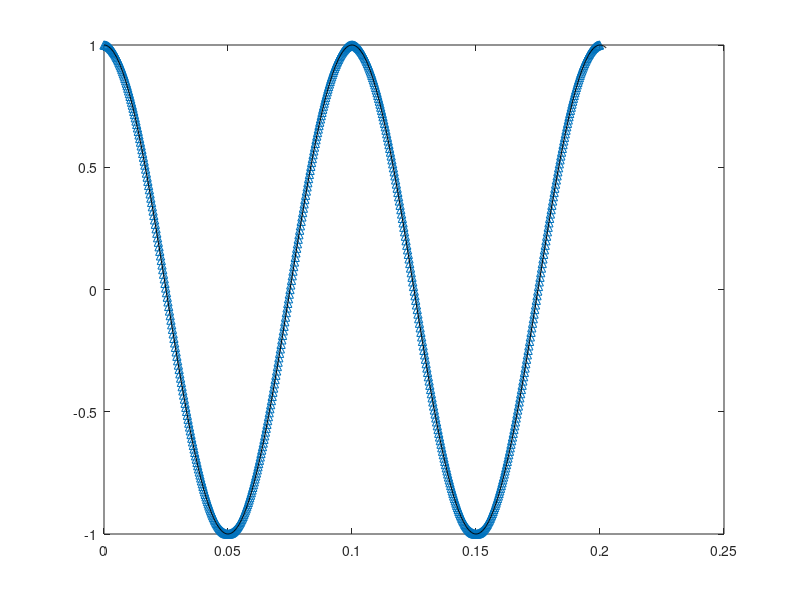

This figure's MATLAB source:
%% inphase quad phase plot
clc
clear
f = 1;
c = 3e8;
lambda = c/f;
d=0.2;
t1=0:1e-12:(d/c);
t2=0:1e-12:((d+0.0025)/c);
f1=3e9;
x = exp(1j*2*pi*f1*t1);
y = exp(1j*2*pi*f1*t2);
plot(c*t1,x,'^')
hold on
plot(c*t2,y,'k')
